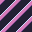

A 2D game scene composited from a Tiled map and its tileset images. What follows is a short description and the map's XML, with every tile layer's data as written:
An orthogonal 1x1 tile map with 32x32 px tiles, 2 tile layers (regions, input_primitives), 1 hidden layer not drawn.

<map version="1.2" tiledversion="1.3.1" orientation="orthogonal" renderorder="right-down" compressionlevel="0" width="1" height="1" tilewidth="32" tileheight="32" infinite="0" nextlayerid="4" nextobjectid="1">
 <tileset firstgid="1" source="../tilesets/primitives.tsx" />
 <layer id="1" name="regions" width="1" height="1">
  <data encoding="csv">
3
</data>
 </layer>
 <layer id="2" name="input_primitives" width="1" height="1">
  <properties>
   <property name="StrictEmpty" type="bool" value="true" />
  </properties>
  <data encoding="csv">
0
</data>
 </layer>
 <layer id="3" name="output_intermediate" width="1" height="1" visible="0">
  <data encoding="csv">
18
</data>
 </layer>
</map>
